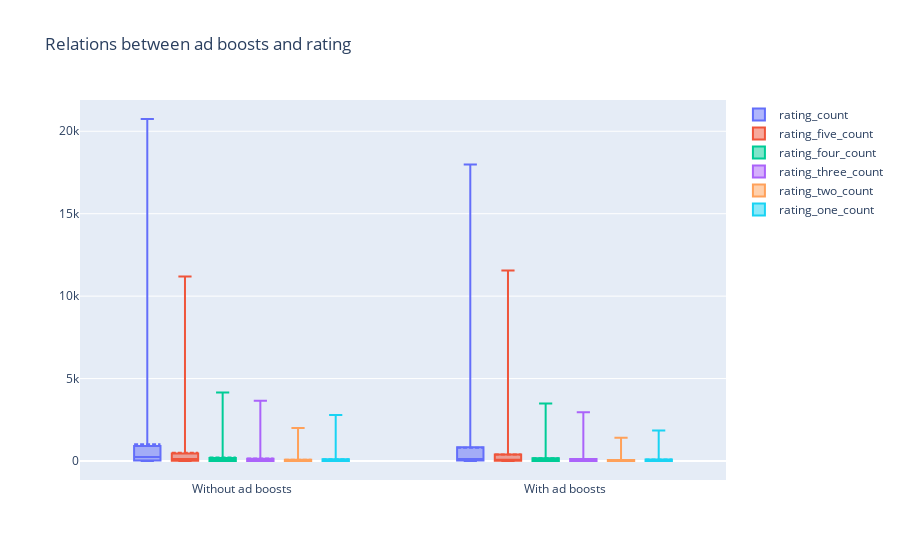

Notebook source saved alongside this figure:
### Code cell
fig = go.Figure()
for col in rating_cols:
    fig.add_trace(go.Box(x=ratings_data['uses_ad_boosts'],
                         y=ratings_data[col],
                         name=col,
                         boxmean=True,
                         boxpoints=False))
fig.update_traces(quartilemethod="exclusive")
fig.update_layout(boxmode='group',
                  title='Relations between ad boosts and rating',
                  xaxis = dict(
                  tickvals = [0,1],
                  ticktext = ['Without ad boosts','With ad boosts']))
fig.show()

### Figure 1 — Plotly figure (JSON) as saved in the notebook; plotly's stock layout.template omitted (floating-point values rounded to 4 significant figures; data arrays with more than 128 entries replaced by an {"elided": "..."} marker saying what was removed)
{"data": [{"boxmean": true, "boxpoints": false, "name": "rating_count", "quartilemethod": "exclusive", "type": "box", "x": {"elided": "1505 int values"}, "y": {"elided": "1505 int values"}}, {"boxmean": true, "boxpoints": false, "name": "rating_five_count", "quartilemethod": "exclusive", "type": "box", "x": {"elided": "1505 int values"}, "y": {"elided": "1505 int values"}}, {"boxmean": true, "boxpoints": false, "name": "rating_four_count", "quartilemethod": "exclusive", "type": "box", "x": {"elided": "1505 int values"}, "y": {"elided": "1505 int values"}}, {"boxmean": true, "boxpoints": false, "name": "rating_three_count", "quartilemethod": "exclusive", "type": "box", "x": {"elided": "1505 int values"}, "y": {"elided": "1505 int values"}}, {"boxmean": true, "boxpoints": false, "name": "rating_two_count", "quartilemethod": "exclusive", "type": "box", "x": {"elided": "1505 int values"}, "y": {"elided": "1505 int values"}}, {"boxmean": true, "boxpoints": false, "name": "rating_one_count", "quartilemethod": "exclusive", "type": "box", "x": {"elided": "1505 int values"}, "y": {"elided": "1505 int values"}}], "layout": {"boxmode": "group", "title": {"text": "Relations between ad boosts and rating"}, "xaxis": {"ticktext": ["Without ad boosts", "With ad boosts"], "tickvals": [0, 1]}}}
